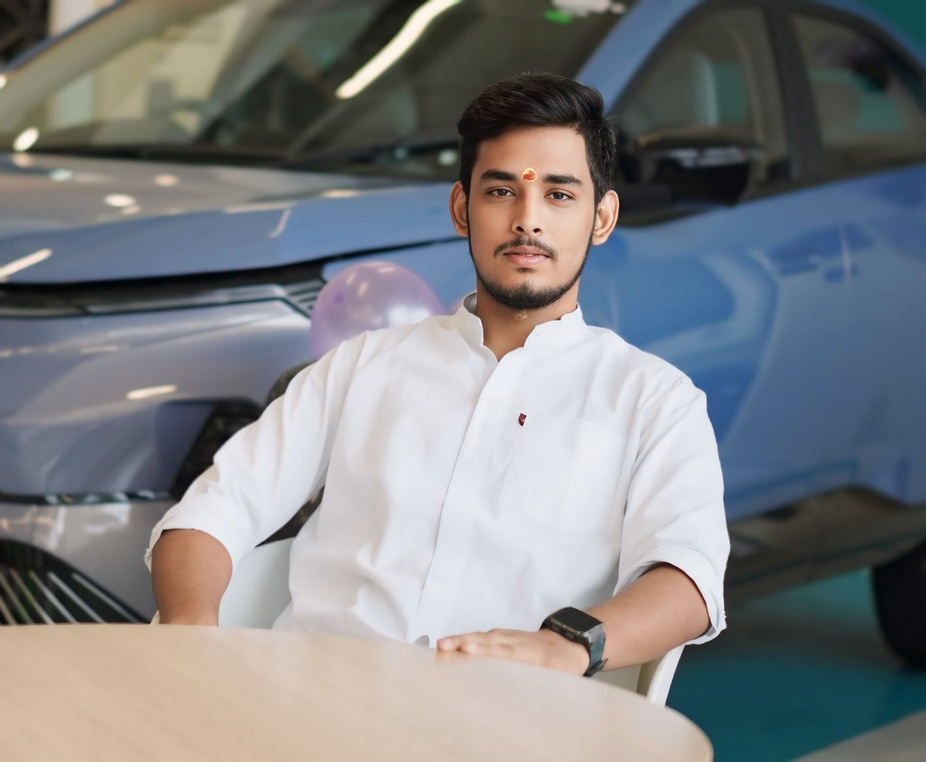
#> input picture ak.jpg, 926 x 762 px, shrunk from 1849 x 1523 before the run, found by its file name
$ python face_detection.py
#> lines starting #> are read from the running program, lines starting #| are printed output that depends on the picture; after the words box and inside, x2 and y2 are one past the last pixel; in counts of white or black regions, pixels touching at a corner belong together
import cv2
from google.colab.patches import cv2_imshow # Import cv2_imshow
face_cascade = cv2.CascadeClassifier(cv2.data.haarcascades + 'haarcascade_frontalface_default.xml')
def detect_faces(image_path):
#> called with image_path = '/content/ak.jpg'
    image = cv2.imread(image_path)
#> image is the input picture: shape (762, 926, 3); mean B, G, R 131.1, 128.9, 126.9
    # Convert the image to grayscale
    gray = cv2.cvtColor(image, cv2.COLOR_BGR2GRAY)
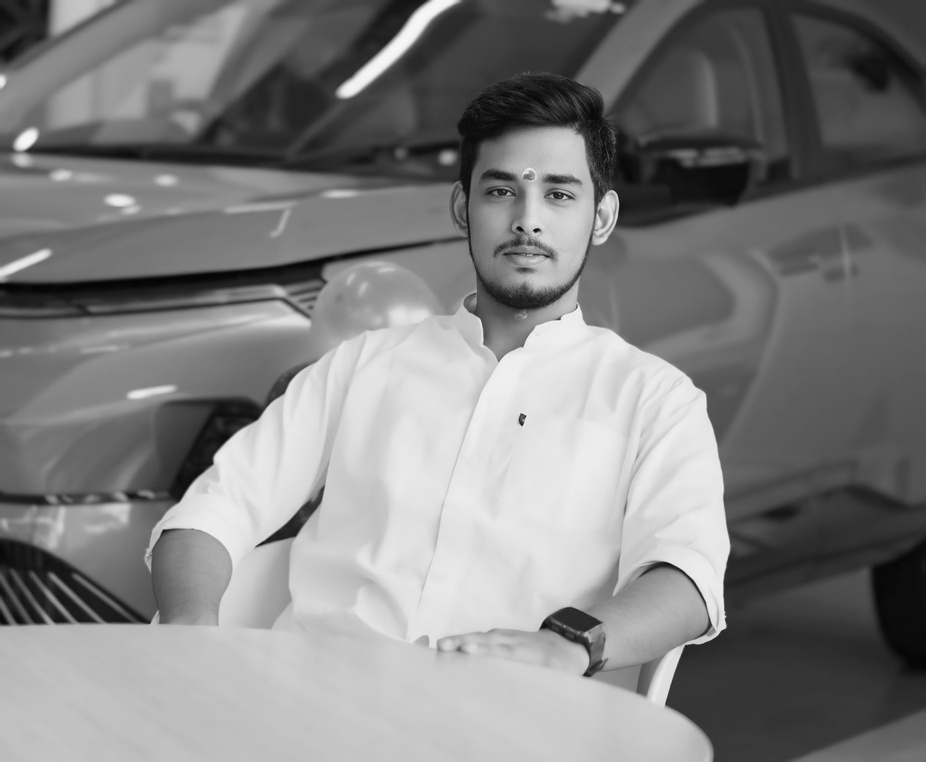
#> gray: shape (762, 926); min 3, max 248, mean 128.5
    faces = face_cascade.detectMultiScale(gray, scaleFactor=1.1, minNeighbors=5, minSize=(30, 30))
#> faces = [[449, 128, 165, 165]]
    for (x, y, w, h) in faces:
        cv2.rectangle(image, (x, y), (x + w, y + h), (255, 0, 0), 2)
#> this loop made 1 pass
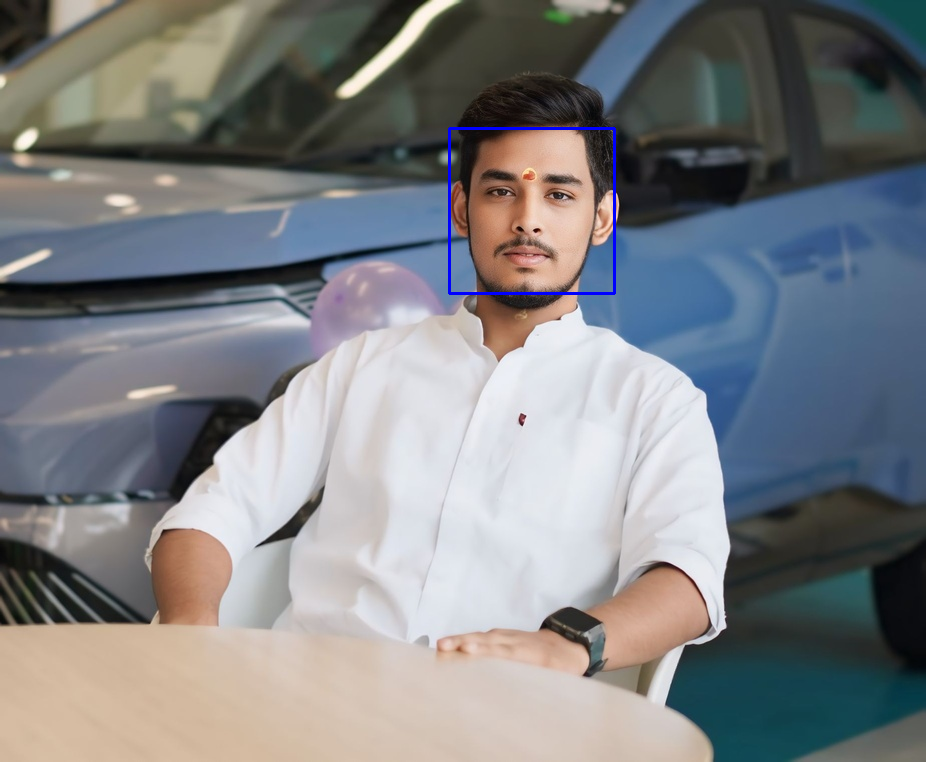
#> image: shape (762, 926, 3); 0.28% of pixels changed, all inside (x1, y1, x2, y2) = (448, 127, 616, 295)
    cv2_imshow(image)
    cv2.waitKey(0)
    cv2.destroyAllWindows()
if __name__ == "__main__":
    image_path = '/content/ak.jpg'
    detect_faces('/content/ak.jpg')
